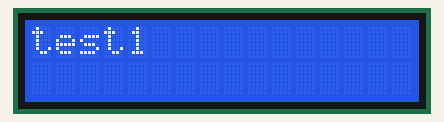
This sketch was run on a simulated Arduino Uno, built with avr-gcc and run on an emulated ATmega328P. Shown: 16×2 character LCD.

Above: at 0.2 s.
At 0.7 s:
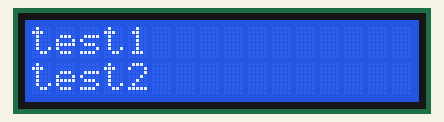

The sketch:

lcd1602_kod.ino
```cpp
#include <Wire.h>   // standardowa biblioteka Arduino
#include <LiquidCrystal_I2C.h> // dolaczenie pobranej biblioteki I2C dla LCD

// LiquidCrystal_I2C lcd(0x27, 16, 2);
LiquidCrystal_I2C lcd(0x20, 16, 2);


void setup(){
  lcd.init();
  lcd.begin(16,2);   // Inicjalizacja LCD 2x16

  lcd.backlight(); // zalaczenie podwietlenia
  lcd.setCursor(0,0); // Ustawienie kursora w pozycji 0,0 (pierwszy wiersz, pierwsza kolumna)
  lcd.print("test1");
  delay(500);
  lcd.setCursor(0,1); //Ustawienie kursora w pozycji 0,0 (drugi wiersz, pierwsza kolumna)
  lcd.print("test2");

}
void loop() {
}
```
